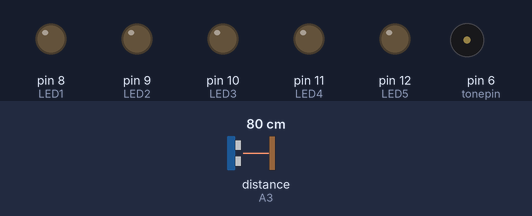
Bench run of a sketch on a simulated Arduino Uno, built with avr-gcc and run on an emulated ATmega328P. On the bench: output pins drawn as LEDs (lit = HIGH), buzzer (waves = sounding). Wiring (inferred from the names in the program): ultrasonic range finder: trigger A2; echo A3. The test bench sets the inputs (shaded band); at power-on: distance to the obstacle (sensor on A3) 80 cm. The echo pulse lasts 58.3 µs per cm; pins used as bus, display or sensor lines are not drawn.

Above: at 1.8 s.
1.9 s: distance to the obstacle (sensor on A3) set to 12 cm
4.2 s: distance to the obstacle (sensor on A3) set to 9 cm
At 6.2 s:
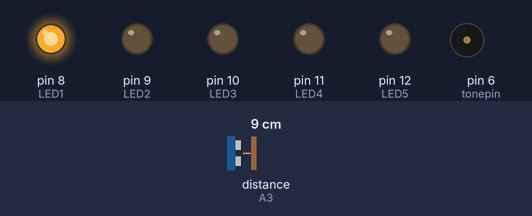
At 14.4 s:
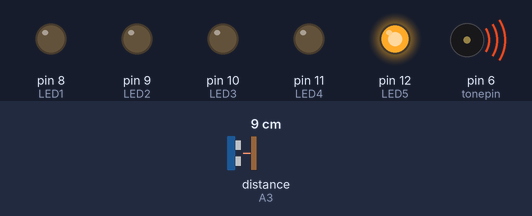
Timing chart, 0 to 24.9 s (numbered marks = the images above; inputs shaded):
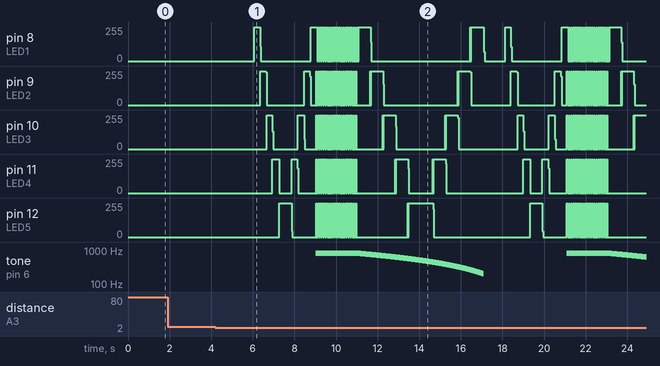

The sketch:

sketch_jun12a.ino
```cpp
int i;                            //定义变量i
int tonepin=6;                    //定义蜂鸣器引脚

//定义led灯引脚
int LED1=8;
int LED2=9;
int LED3=10;
int LED4=11;
int LED5=12;
int n;

//定义超声波引脚
const int TrigPin = A2;
const int EchoPin = A3;
float cm = 1000;


void setup()
{
  //设置各个引脚的初始状态
  for(n=8;n<=12;n++)
  {
    pinMode(n, OUTPUT);
  }
  //设置超声波初始状态
  Serial.begin(9600);
  pinMode(TrigPin, OUTPUT);
  pinMode(EchoPin, INPUT);
  //设置蜂鸣器引脚
  pinMode(tonepin,OUTPUT);
}

void loop(){
  if (cm < 10) {
    for (i = 200; i <= 800; i++)        //将频率从200HZ 增加到800HZ
    {
      tone(tonepin,i);               //输出频率
      if(i <= 260) { digitalWrite(LED1, HIGH); }
      else if(i <= 320) { digitalWrite(LED2, HIGH); }
      else if(i <= 380) { digitalWrite(LED3, HIGH); }
      else if(i <= 440) { digitalWrite(LED4, HIGH); }
      else if(i <= 500) { digitalWrite(LED5, HIGH); }
      else if(i <= 560) { digitalWrite(LED5, HIGH); }
      else if(i <= 620) { digitalWrite(LED4, HIGH); }
      else if(i <= 680) { digitalWrite(LED3, HIGH); }
      else if(i <= 740) { digitalWrite(LED2, HIGH); }
      else { digitalWrite(LED1, HIGH); }
      delay(5);                     //该频率维持5毫秒
      if(i <= 260) { digitalWrite(LED1, LOW); }
      else if(i <= 320) { digitalWrite(LED2, LOW); }
      else if(i <= 380) { digitalWrite(LED3, LOW); }
      else if(i <= 440) { digitalWrite(LED4, LOW); }
      else if(i <= 500) { digitalWrite(LED5, LOW); }
      else if(i <= 560) { digitalWrite(LED5, LOW); }
      else if(i <= 620) { digitalWrite(LED4, LOW); }
      else if(i <= 680) { digitalWrite(LED3, LOW); }
      else if(i <= 740) { digitalWrite(LED2, LOW); }
      else { digitalWrite(LED1, LOW); }
    }

    for (i = 400; i <= 2000; i += 400) {
      for (int k = 0; k < 4; k++) {
        for (int j = 8; j <= 12; j++) {
          digitalWrite(j, HIGH);
        }
        delay(40);
        for (int j = 8; j <= 12; j++) {
          digitalWrite(j, LOW);
        }
        delay(60);
      }
    }

    for (i = 800; i >= 200; i--)        //将频率从800HZ 减小到200HZ
    {
      tone(tonepin,i);               //输出频率
      //根据频率亮不同的灯
      if(i <= 260) { digitalWrite(LED1, HIGH); }
      else if(i <= 320) { digitalWrite(LED2, HIGH); }
      else if(i <= 380) { digitalWrite(LED3, HIGH); }
      else if(i <= 440) { digitalWrite(LED4, HIGH); }
      else if(i <= 500) { digitalWrite(LED5, HIGH); }
      else if(i <= 560) { digitalWrite(LED5, HIGH); }
      else if(i <= 620) { digitalWrite(LED4, HIGH); }
      else if(i <= 680) { digitalWrite(LED3, HIGH); }
      else if(i <= 740) { digitalWrite(LED2, HIGH); }
      else { digitalWrite(LED1, HIGH); }
      delay(10);                    //该频率维持10毫秒
      //根据频率关闭不同的灯
      if(i <= 260) { digitalWrite(LED1, LOW); }
      else if(i <= 320) { digitalWrite(LED2, LOW); }
      else if(i <= 380) { digitalWrite(LED3, LOW); }
      else if(i <= 440) { digitalWrite(LED4, LOW); }
      else if(i <= 500) { digitalWrite(LED5, LOW); }
      else if(i <= 560) { digitalWrite(LED5, LOW); }
      else if(i <= 620) { digitalWrite(LED4, LOW); }
      else if(i <= 680) { digitalWrite(LED3, LOW); }
      else if(i <= 740) { digitalWrite(LED2, LOW); }
      else { digitalWrite(LED1, LOW); }
    }
    noTone(tonepin);
  }

  //低高低电平发一个短时间脉冲去TrigPin
  digitalWrite(TrigPin, LOW);
  delayMicroseconds(2);
  digitalWrite(TrigPin, HIGH);
  delayMicroseconds(10);
  digitalWrite(TrigPin, LOW);

  cm = pulseIn(EchoPin, !(LOW)) / 58.0; //将回波时间换算成cm
  cm = (int(cm * 100.0)) / 100.0; //保留两位小数

  delay(1000);
}
```

Measured:
- the behaviour switches between 11 and 10 cm on distance to the obstacle (sensor on A3) (found by bisection; images 0 and 1)
- after the input at 1.9 s, every drawn part: stays the same
- after the input at 4.2 s, tone on pin 6 (tonepin): plays 800 Hz for 2.0 s, 799 Hz for 0.01 s, 798 Hz for 0.01 s, 797 Hz for 0.01 s, 796 Hz for 0.01 s, 795 Hz for 0.01 s … (781 notes in this stretch), starting after 4.8 s
